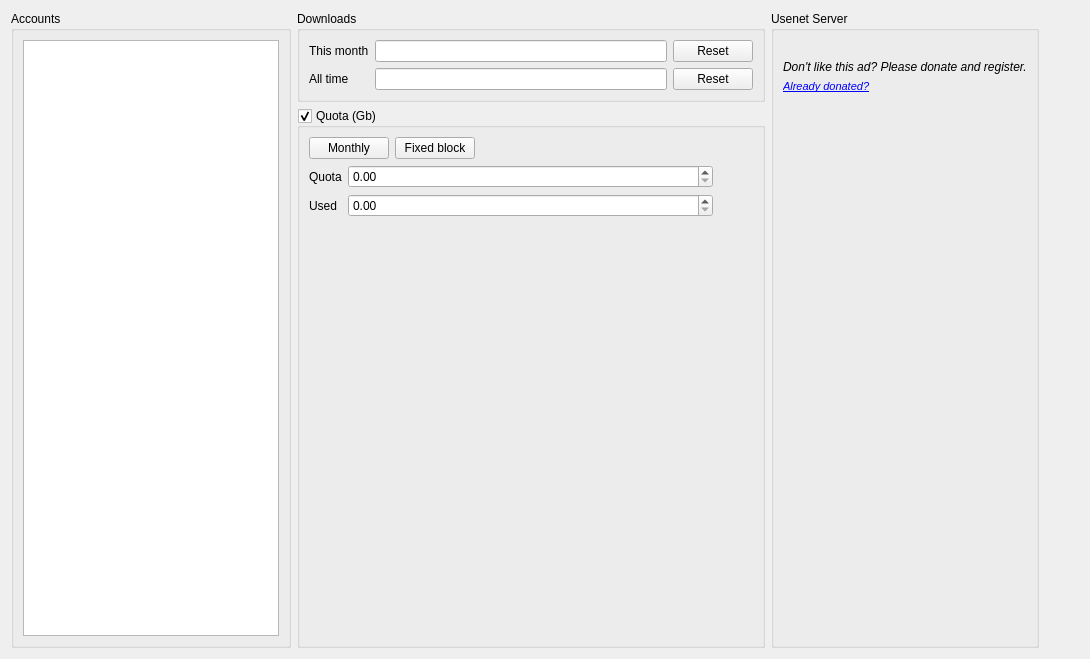
<?xml version="1.0" encoding="UTF-8"?>
<ui version="4.0">
 <class>Accounts</class>
 <widget class="QWidget" name="Accounts">
  <property name="geometry">
   <rect>
    <x>0</x>
    <y>0</y>
    <width>1090</width>
    <height>659</height>
   </rect>
  </property>
  <property name="windowTitle">
   <string>Accounts</string>
  </property>
  <property name="windowIcon">
   <iconset resource="resource.qrc">
    <normaloff>:/resource/16x16_ico_png/ico_account.png</normaloff>:/resource/16x16_ico_png/ico_account.png</iconset>
  </property>
  <layout class="QHBoxLayout" name="horizontalLayout_2">
   <item>
    <widget class="QGroupBox" name="groupBox">
     <property name="sizePolicy">
      <sizepolicy hsizetype="Minimum" vsizetype="Preferred">
       <horstretch>0</horstretch>
       <verstretch>0</verstretch>
      </sizepolicy>
     </property>
     <property name="title">
      <string>Accounts</string>
     </property>
     <layout class="QGridLayout" name="gridLayout_5">
      <item row="0" column="0" rowspan="2">
       <widget class="QListView" name="listView">
        <property name="maximumSize">
         <size>
          <width>16777215</width>
          <height>16777215</height>
         </size>
        </property>
        <property name="contextMenuPolicy">
         <enum>Qt::CustomContextMenu</enum>
        </property>
        <property name="editTriggers">
         <set>QAbstractItemView::SelectedClicked</set>
        </property>
       </widget>
      </item>
     </layout>
    </widget>
   </item>
   <item>
    <layout class="QVBoxLayout" name="verticalLayout_3">
     <item>
      <widget class="QGroupBox" name="grpServer">
       <property name="sizePolicy">
        <sizepolicy hsizetype="Preferred" vsizetype="Preferred">
         <horstretch>0</horstretch>
         <verstretch>0</verstretch>
        </sizepolicy>
       </property>
       <property name="minimumSize">
        <size>
         <width>328</width>
         <height>0</height>
        </size>
       </property>
       <property name="maximumSize">
        <size>
         <width>16777215</width>
         <height>16777215</height>
        </size>
       </property>
       <property name="title">
        <string>Downloads</string>
       </property>
       <property name="flat">
        <bool>false</bool>
       </property>
       <layout class="QGridLayout" name="gridLayout">
        <item row="0" column="1">
         <widget class="QLineEdit" name="edtMonth">
          <property name="enabled">
           <bool>true</bool>
          </property>
          <property name="maximumSize">
           <size>
            <width>16777215</width>
            <height>16777215</height>
           </size>
          </property>
          <property name="readOnly">
           <bool>true</bool>
          </property>
         </widget>
        </item>
        <item row="1" column="0">
         <widget class="QLabel" name="label_6">
          <property name="text">
           <string>All time</string>
          </property>
         </widget>
        </item>
        <item row="0" column="2">
         <widget class="QPushButton" name="btnResetMonth">
          <property name="text">
           <string>Reset</string>
          </property>
         </widget>
        </item>
        <item row="1" column="2">
         <widget class="QPushButton" name="btnResetAllTime">
          <property name="text">
           <string>Reset</string>
          </property>
         </widget>
        </item>
        <item row="0" column="0">
         <widget class="QLabel" name="label_3">
          <property name="text">
           <string>This month</string>
          </property>
         </widget>
        </item>
        <item row="1" column="1">
         <widget class="QLineEdit" name="edtAllTime">
          <property name="readOnly">
           <bool>true</bool>
          </property>
         </widget>
        </item>
       </layout>
      </widget>
     </item>
     <item>
      <widget class="QGroupBox" name="grpQuota">
       <property name="title">
        <string>Quota (Gb)</string>
       </property>
       <property name="checkable">
        <bool>true</bool>
       </property>
       <layout class="QVBoxLayout" name="verticalLayout_2">
        <item>
         <layout class="QHBoxLayout" name="horizontalLayout">
          <item>
           <widget class="QPushButton" name="btnMonthlyQuota">
            <property name="text">
             <string>Monthly</string>
            </property>
            <property name="checkable">
             <bool>true</bool>
            </property>
            <property name="autoExclusive">
             <bool>true</bool>
            </property>
            <property name="flat">
             <bool>false</bool>
            </property>
           </widget>
          </item>
          <item>
           <widget class="QPushButton" name="btnFixedQuota">
            <property name="text">
             <string>Fixed block</string>
            </property>
            <property name="checkable">
             <bool>true</bool>
            </property>
            <property name="autoExclusive">
             <bool>true</bool>
            </property>
           </widget>
          </item>
          <item>
           <spacer name="horizontalSpacer">
            <property name="orientation">
             <enum>Qt::Horizontal</enum>
            </property>
            <property name="sizeHint" stdset="0">
             <size>
              <width>40</width>
              <height>20</height>
             </size>
            </property>
           </spacer>
          </item>
         </layout>
        </item>
        <item>
         <layout class="QHBoxLayout" name="horizontalLayout_3">
          <item>
           <layout class="QGridLayout" name="gridLayout_2">
            <item row="0" column="1">
             <widget class="QDoubleSpinBox" name="spinTotal">
              <property name="sizePolicy">
               <sizepolicy hsizetype="Expanding" vsizetype="Fixed">
                <horstretch>0</horstretch>
                <verstretch>0</verstretch>
               </sizepolicy>
              </property>
              <property name="maximum">
               <double>1000000.000000000000000</double>
              </property>
             </widget>
            </item>
            <item row="0" column="0">
             <widget class="QLabel" name="label">
              <property name="text">
               <string>Quota</string>
              </property>
             </widget>
            </item>
            <item row="1" column="1">
             <widget class="QDoubleSpinBox" name="spinSpent">
              <property name="sizePolicy">
               <sizepolicy hsizetype="Expanding" vsizetype="Fixed">
                <horstretch>0</horstretch>
                <verstretch>0</verstretch>
               </sizepolicy>
              </property>
              <property name="singleStep">
               <double>0.250000000000000</double>
              </property>
             </widget>
            </item>
            <item row="1" column="0">
             <widget class="QLabel" name="label_2">
              <property name="text">
               <string>Used</string>
              </property>
             </widget>
            </item>
           </layout>
          </item>
          <item>
           <spacer name="horizontalSpacer_2">
            <property name="orientation">
             <enum>Qt::Horizontal</enum>
            </property>
            <property name="sizeType">
             <enum>QSizePolicy::Minimum</enum>
            </property>
            <property name="sizeHint" stdset="0">
             <size>
              <width>40</width>
              <height>20</height>
             </size>
            </property>
           </spacer>
          </item>
         </layout>
        </item>
        <item>
         <layout class="QHBoxLayout" name="horizontalLayout_4">
          <item>
           <spacer name="horizontalSpacer_5">
            <property name="orientation">
             <enum>Qt::Horizontal</enum>
            </property>
            <property name="sizeHint" stdset="0">
             <size>
              <width>40</width>
              <height>20</height>
             </size>
            </property>
           </spacer>
          </item>
          <item>
           <widget class="PieView" name="pie" native="true">
            <property name="sizePolicy">
             <sizepolicy hsizetype="Preferred" vsizetype="Preferred">
              <horstretch>0</horstretch>
              <verstretch>0</verstretch>
             </sizepolicy>
            </property>
            <property name="minimumSize">
             <size>
              <width>400</width>
              <height>400</height>
             </size>
            </property>
            <property name="maximumSize">
             <size>
              <width>16777215</width>
              <height>16777215</height>
             </size>
            </property>
           </widget>
          </item>
          <item>
           <spacer name="horizontalSpacer_3">
            <property name="orientation">
             <enum>Qt::Horizontal</enum>
            </property>
            <property name="sizeHint" stdset="0">
             <size>
              <width>40</width>
              <height>20</height>
             </size>
            </property>
           </spacer>
          </item>
         </layout>
        </item>
        <item>
         <spacer name="verticalSpacer">
          <property name="orientation">
           <enum>Qt::Vertical</enum>
          </property>
          <property name="sizeHint" stdset="0">
           <size>
            <width>20</width>
            <height>40</height>
           </size>
          </property>
         </spacer>
        </item>
       </layout>
      </widget>
     </item>
    </layout>
   </item>
   <item>
    <widget class="QGroupBox" name="groupBox_2">
     <property name="sizePolicy">
      <sizepolicy hsizetype="Preferred" vsizetype="Preferred">
       <horstretch>0</horstretch>
       <verstretch>0</verstretch>
      </sizepolicy>
     </property>
     <property name="title">
      <string>Usenet Server</string>
     </property>
     <layout class="QVBoxLayout" name="verticalLayout">
      <item>
       <widget class="QLabel" name="lblMovie">
        <property name="cursor">
         <cursorShape>PointingHandCursor</cursorShape>
        </property>
        <property name="mouseTracking">
         <bool>true</bool>
        </property>
        <property name="frameShape">
         <enum>QFrame::NoFrame</enum>
        </property>
        <property name="frameShadow">
         <enum>QFrame::Plain</enum>
        </property>
        <property name="text">
         <string/>
        </property>
        <property name="pixmap">
         <pixmap>:/resource/uns-special.gif</pixmap>
        </property>
       </widget>
      </item>
      <item>
       <widget class="QLabel" name="lblPlead">
        <property name="font">
         <font>
          <italic>true</italic>
         </font>
        </property>
        <property name="text">
         <string>Don't like this ad? Please donate and register.</string>
        </property>
       </widget>
      </item>
      <item>
       <widget class="QLabel" name="lblRegister">
        <property name="font">
         <font>
          <italic>false</italic>
         </font>
        </property>
        <property name="text">
         <string>&lt;!DOCTYPE HTML PUBLIC &quot;-//W3C//DTD HTML 4.0//EN&quot; &quot;http://www.w3.org/TR/REC-html40/strict.dtd&quot;&gt;
&lt;html&gt;&lt;head&gt;&lt;meta name=&quot;qrichtext&quot; content=&quot;1&quot; /&gt;&lt;style type=&quot;text/css&quot;&gt;
p, li { white-space: pre-wrap; }
&lt;/style&gt;&lt;/head&gt;&lt;body style=&quot; font-family:'Sans Serif'; font-size:8pt; font-weight:400; font-style:normal;&quot;&gt;
&lt;p style=&quot; margin-top:0px; margin-bottom:0px; margin-left:0px; margin-right:0px; -qt-block-indent:0; text-indent:0px;&quot;&gt;&lt;a href=&quot;search.html&quot;&gt;&lt;span style=&quot; font-family:'MS Shell Dlg 2'; font-style:italic; text-decoration: underline; color:#0000ff;&quot;&gt;Already donated?&lt;/span&gt;&lt;/a&gt;&lt;/p&gt;&lt;/body&gt;&lt;/html&gt;</string>
        </property>
       </widget>
      </item>
      <item>
       <spacer name="verticalSpacer_2">
        <property name="orientation">
         <enum>Qt::Vertical</enum>
        </property>
        <property name="sizeHint" stdset="0">
         <size>
          <width>20</width>
          <height>40</height>
         </size>
        </property>
       </spacer>
      </item>
     </layout>
    </widget>
   </item>
   <item>
    <spacer name="horizontalSpacer_4">
     <property name="orientation">
      <enum>Qt::Horizontal</enum>
     </property>
     <property name="sizeType">
      <enum>QSizePolicy::MinimumExpanding</enum>
     </property>
     <property name="sizeHint" stdset="0">
      <size>
       <width>40</width>
       <height>20</height>
      </size>
     </property>
    </spacer>
   </item>
  </layout>
  <action name="actionNew">
   <property name="icon">
    <iconset resource="resource.qrc">
     <normaloff>:/resource/16x16_ico_png/ico_add.png</normaloff>:/resource/16x16_ico_png/ico_add.png</iconset>
   </property>
   <property name="text">
    <string>New account ...</string>
   </property>
   <property name="toolTip">
    <string>Create new account</string>
   </property>
   <property name="shortcut">
    <string>Ctrl+N</string>
   </property>
  </action>
  <action name="actionDel">
   <property name="icon">
    <iconset resource="resource.qrc">
     <normaloff>:/resource/16x16_ico_png/ico_delete.png</normaloff>:/resource/16x16_ico_png/ico_delete.png</iconset>
   </property>
   <property name="text">
    <string>Remove</string>
   </property>
   <property name="toolTip">
    <string>Remove account</string>
   </property>
  </action>
  <action name="actionProperties">
   <property name="icon">
    <iconset resource="resource.qrc">
     <normaloff>:/resource/16x16_ico_png/ico_properties.png</normaloff>:/resource/16x16_ico_png/ico_properties.png</iconset>
   </property>
   <property name="text">
    <string>Properties</string>
   </property>
   <property name="toolTip">
    <string>Open account properties</string>
   </property>
  </action>
 </widget>
 <customwidgets>
  <customwidget>
   <class>PieView</class>
   <extends>QWidget</extends>
   <header>pieview.h</header>
   <container>1</container>
  </customwidget>
 </customwidgets>
 <tabstops>
  <tabstop>listView</tabstop>
  <tabstop>edtMonth</tabstop>
  <tabstop>btnResetMonth</tabstop>
  <tabstop>edtAllTime</tabstop>
  <tabstop>btnResetAllTime</tabstop>
  <tabstop>grpQuota</tabstop>
  <tabstop>btnMonthlyQuota</tabstop>
  <tabstop>btnFixedQuota</tabstop>
  <tabstop>spinTotal</tabstop>
  <tabstop>spinSpent</tabstop>
 </tabstops>
 <resources>
  <include location="resource.qrc"/>
 </resources>
 <connections/>
</ui>
